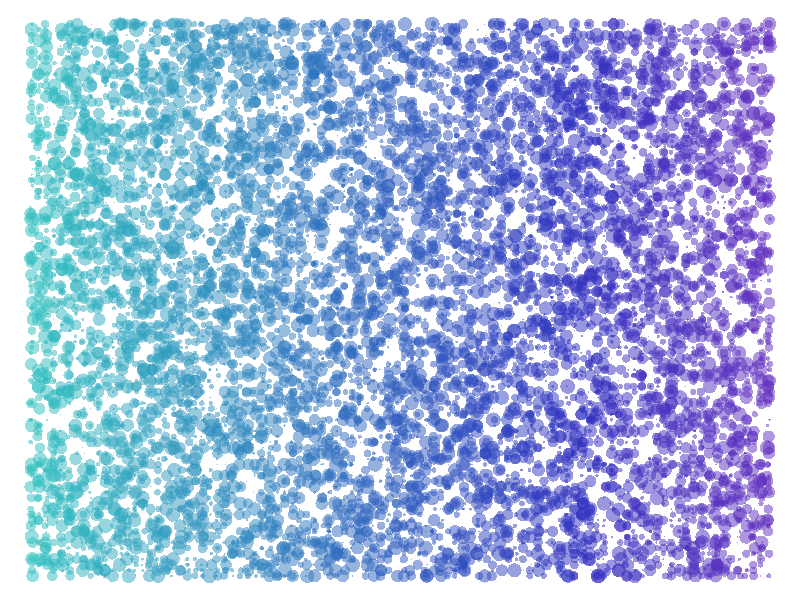
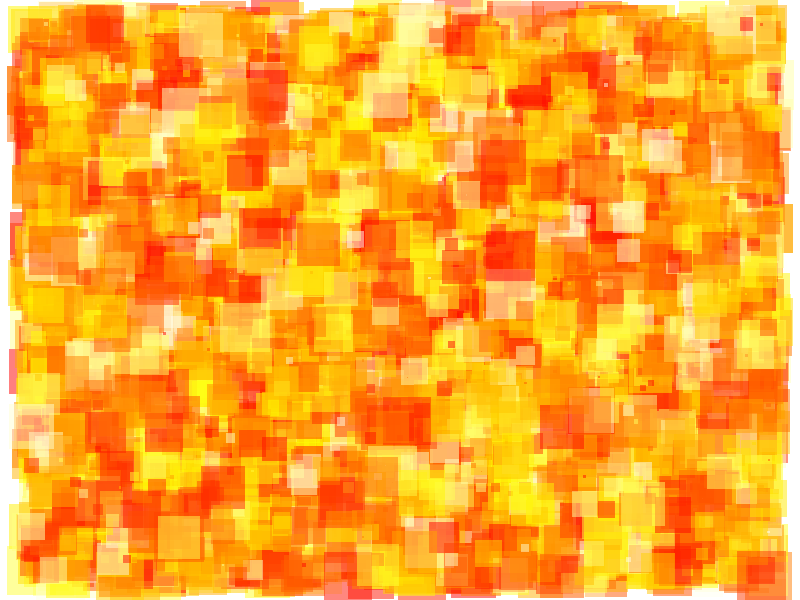
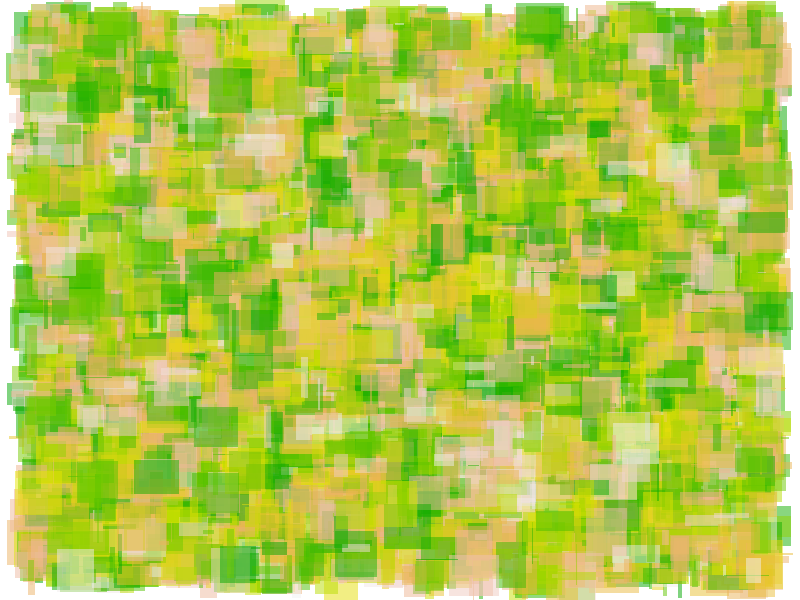

Source code (R) for these figures, in order:
par(mar = c(.1,.1,.1,.1), xpd=T)
plot(c(0,1),c(0,1), axes=F, type="n",ann=F)
for (i in 1:100) {
  symbols(jitter(seq(0,1,l = 100)),sample(seq(0,1,l=100),100), circles=sample(seq(0,.01,l=100),100),add=T,
          fg="transparent", 
          bg = rainbow(100,s=0.75, v=0.75, start=0.5, end = 0.725, alpha=0.5), lwd=2, inches=F)
}

plot(c(0,1),c(0,1), axes=F, type="n",ann=F)
for (i in 1:100) {
  symbols(sample(seq(0,1,0.01),100),sample(seq(0,1,0.01),100), squares = sample(seq(0,1,0.01),100),add=T,
          fg="transparent", 
          bg = sample(heat.colors(100, alpha=0.5),100), lwd=2, inches=0.5)
}

plot(c(0,1),c(0,1), axes=F, type="n",ann=F)
for (i in 1:100) {
  symbols(sample(seq(0,1,0.01),100),sample(seq(0,1,0.01),100), add=T, 
          rectangles = as.matrix(cbind(sample(seq(0,1,0.01),100),sample(seq(0,1,0.01),100))),
          fg="transparent", 
          bg = sample(terrain.colors(100, alpha=0.5),100), lwd=2, inches=0.5)
}